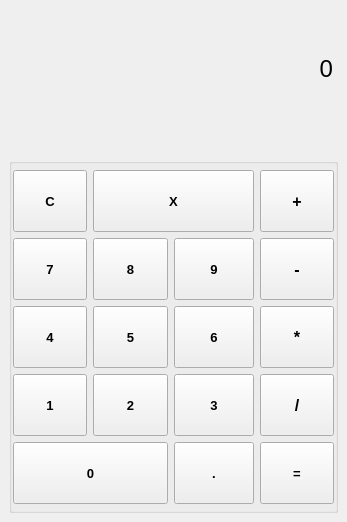
<?xml version="1.0" encoding="UTF-8"?>
<ui version="4.0">
 <class>MainWindow</class>
 <widget class="QMainWindow" name="MainWindow">
  <property name="geometry">
   <rect>
    <x>0</x>
    <y>0</y>
    <width>347</width>
    <height>522</height>
   </rect>
  </property>
  <property name="minimumSize">
   <size>
    <width>0</width>
    <height>0</height>
   </size>
  </property>
  <property name="windowTitle">
   <string>MainWindow</string>
  </property>
  <property name="animated">
   <bool>true</bool>
  </property>
  <widget class="QWidget" name="centralwidget">
   <layout class="QVBoxLayout" name="verticalLayout">
    <item>
     <widget class="QLabel" name="label">
      <property name="sizePolicy">
       <sizepolicy hsizetype="Ignored" vsizetype="MinimumExpanding">
        <horstretch>0</horstretch>
        <verstretch>1</verstretch>
       </sizepolicy>
      </property>
      <property name="minimumSize">
       <size>
        <width>0</width>
        <height>100</height>
       </size>
      </property>
      <property name="maximumSize">
       <size>
        <width>16777215</width>
        <height>280</height>
       </size>
      </property>
      <property name="sizeIncrement">
       <size>
        <width>241</width>
        <height>61</height>
       </size>
      </property>
      <property name="font">
       <font>
        <pointsize>18</pointsize>
        <kerning>true</kerning>
       </font>
      </property>
      <property name="autoFillBackground">
       <bool>false</bool>
      </property>
      <property name="text">
       <string>0</string>
      </property>
      <property name="alignment">
       <set>Qt::AlignRight|Qt::AlignTrailing|Qt::AlignVCenter</set>
      </property>
      <property name="margin">
       <number>0</number>
      </property>
      <property name="indent">
       <number>5</number>
      </property>
     </widget>
    </item>
    <item>
     <widget class="QLabel" name="resultLabel">
      <property name="font">
       <font>
        <pointsize>12</pointsize>
        <weight>75</weight>
        <bold>true</bold>
       </font>
      </property>
      <property name="layoutDirection">
       <enum>Qt::RightToLeft</enum>
      </property>
      <property name="text">
       <string/>
      </property>
      <property name="alignment">
       <set>Qt::AlignRight|Qt::AlignTrailing|Qt::AlignVCenter</set>
      </property>
     </widget>
    </item>
    <item>
     <widget class="QGroupBox" name="groupBox">
      <property name="sizePolicy">
       <sizepolicy hsizetype="Preferred" vsizetype="Preferred">
        <horstretch>0</horstretch>
        <verstretch>3</verstretch>
       </sizepolicy>
      </property>
      <layout class="QGridLayout" name="gridLayout">
       <property name="leftMargin">
        <number>1</number>
       </property>
       <property name="topMargin">
        <number>6</number>
       </property>
       <property name="rightMargin">
        <number>1</number>
       </property>
       <property name="bottomMargin">
        <number>6</number>
       </property>
       <property name="spacing">
        <number>6</number>
       </property>
       <item row="1" column="2">
        <widget class="QPushButton" name="nineButton">
         <property name="sizePolicy">
          <sizepolicy hsizetype="Expanding" vsizetype="Expanding">
           <horstretch>0</horstretch>
           <verstretch>3</verstretch>
          </sizepolicy>
         </property>
         <property name="minimumSize">
          <size>
           <width>60</width>
           <height>60</height>
          </size>
         </property>
         <property name="font">
          <font>
           <pointsize>10</pointsize>
           <weight>75</weight>
           <bold>true</bold>
          </font>
         </property>
         <property name="text">
          <string>9</string>
         </property>
        </widget>
       </item>
       <item row="3" column="0">
        <widget class="QPushButton" name="oneButton">
         <property name="sizePolicy">
          <sizepolicy hsizetype="Expanding" vsizetype="Expanding">
           <horstretch>0</horstretch>
           <verstretch>3</verstretch>
          </sizepolicy>
         </property>
         <property name="minimumSize">
          <size>
           <width>60</width>
           <height>60</height>
          </size>
         </property>
         <property name="font">
          <font>
           <pointsize>10</pointsize>
           <weight>75</weight>
           <bold>true</bold>
          </font>
         </property>
         <property name="text">
          <string>1</string>
         </property>
        </widget>
       </item>
       <item row="0" column="0">
        <widget class="QPushButton" name="clearButton">
         <property name="sizePolicy">
          <sizepolicy hsizetype="Expanding" vsizetype="Expanding">
           <horstretch>0</horstretch>
           <verstretch>3</verstretch>
          </sizepolicy>
         </property>
         <property name="minimumSize">
          <size>
           <width>60</width>
           <height>60</height>
          </size>
         </property>
         <property name="font">
          <font>
           <pointsize>10</pointsize>
           <weight>75</weight>
           <bold>true</bold>
          </font>
         </property>
         <property name="text">
          <string>C</string>
         </property>
        </widget>
       </item>
       <item row="0" column="3">
        <widget class="QPushButton" name="sumButton">
         <property name="sizePolicy">
          <sizepolicy hsizetype="Expanding" vsizetype="Expanding">
           <horstretch>0</horstretch>
           <verstretch>3</verstretch>
          </sizepolicy>
         </property>
         <property name="minimumSize">
          <size>
           <width>60</width>
           <height>60</height>
          </size>
         </property>
         <property name="font">
          <font>
           <pointsize>12</pointsize>
           <weight>75</weight>
           <bold>true</bold>
          </font>
         </property>
         <property name="text">
          <string>+</string>
         </property>
        </widget>
       </item>
       <item row="3" column="1">
        <widget class="QPushButton" name="twoButton">
         <property name="sizePolicy">
          <sizepolicy hsizetype="Expanding" vsizetype="Expanding">
           <horstretch>0</horstretch>
           <verstretch>3</verstretch>
          </sizepolicy>
         </property>
         <property name="minimumSize">
          <size>
           <width>60</width>
           <height>60</height>
          </size>
         </property>
         <property name="font">
          <font>
           <pointsize>10</pointsize>
           <weight>75</weight>
           <bold>true</bold>
          </font>
         </property>
         <property name="text">
          <string>2</string>
         </property>
        </widget>
       </item>
       <item row="2" column="1">
        <widget class="QPushButton" name="fiveButton">
         <property name="sizePolicy">
          <sizepolicy hsizetype="Expanding" vsizetype="Expanding">
           <horstretch>0</horstretch>
           <verstretch>3</verstretch>
          </sizepolicy>
         </property>
         <property name="minimumSize">
          <size>
           <width>60</width>
           <height>60</height>
          </size>
         </property>
         <property name="font">
          <font>
           <pointsize>10</pointsize>
           <weight>75</weight>
           <bold>true</bold>
          </font>
         </property>
         <property name="text">
          <string>5</string>
         </property>
        </widget>
       </item>
       <item row="3" column="3">
        <widget class="QPushButton" name="divButton">
         <property name="sizePolicy">
          <sizepolicy hsizetype="Expanding" vsizetype="Expanding">
           <horstretch>0</horstretch>
           <verstretch>3</verstretch>
          </sizepolicy>
         </property>
         <property name="minimumSize">
          <size>
           <width>60</width>
           <height>60</height>
          </size>
         </property>
         <property name="font">
          <font>
           <pointsize>12</pointsize>
           <weight>75</weight>
           <bold>true</bold>
          </font>
         </property>
         <property name="text">
          <string>/</string>
         </property>
        </widget>
       </item>
       <item row="1" column="3">
        <widget class="QPushButton" name="subButton">
         <property name="sizePolicy">
          <sizepolicy hsizetype="Expanding" vsizetype="Expanding">
           <horstretch>0</horstretch>
           <verstretch>3</verstretch>
          </sizepolicy>
         </property>
         <property name="minimumSize">
          <size>
           <width>60</width>
           <height>60</height>
          </size>
         </property>
         <property name="font">
          <font>
           <pointsize>12</pointsize>
           <weight>75</weight>
           <bold>true</bold>
          </font>
         </property>
         <property name="text">
          <string>-</string>
         </property>
        </widget>
       </item>
       <item row="4" column="3">
        <widget class="QPushButton" name="computeButton">
         <property name="sizePolicy">
          <sizepolicy hsizetype="Expanding" vsizetype="Expanding">
           <horstretch>0</horstretch>
           <verstretch>3</verstretch>
          </sizepolicy>
         </property>
         <property name="minimumSize">
          <size>
           <width>60</width>
           <height>60</height>
          </size>
         </property>
         <property name="font">
          <font>
           <pointsize>10</pointsize>
           <weight>75</weight>
           <bold>true</bold>
          </font>
         </property>
         <property name="text">
          <string>=</string>
         </property>
        </widget>
       </item>
       <item row="3" column="2">
        <widget class="QPushButton" name="threeButton">
         <property name="sizePolicy">
          <sizepolicy hsizetype="Expanding" vsizetype="Expanding">
           <horstretch>0</horstretch>
           <verstretch>3</verstretch>
          </sizepolicy>
         </property>
         <property name="minimumSize">
          <size>
           <width>60</width>
           <height>60</height>
          </size>
         </property>
         <property name="font">
          <font>
           <pointsize>10</pointsize>
           <weight>75</weight>
           <bold>true</bold>
          </font>
         </property>
         <property name="text">
          <string>3</string>
         </property>
        </widget>
       </item>
       <item row="1" column="1">
        <widget class="QPushButton" name="eightButton">
         <property name="sizePolicy">
          <sizepolicy hsizetype="Expanding" vsizetype="Expanding">
           <horstretch>0</horstretch>
           <verstretch>3</verstretch>
          </sizepolicy>
         </property>
         <property name="minimumSize">
          <size>
           <width>60</width>
           <height>60</height>
          </size>
         </property>
         <property name="font">
          <font>
           <pointsize>10</pointsize>
           <weight>75</weight>
           <bold>true</bold>
          </font>
         </property>
         <property name="text">
          <string>8</string>
         </property>
        </widget>
       </item>
       <item row="2" column="3">
        <widget class="QPushButton" name="mulButton">
         <property name="sizePolicy">
          <sizepolicy hsizetype="Expanding" vsizetype="Expanding">
           <horstretch>0</horstretch>
           <verstretch>3</verstretch>
          </sizepolicy>
         </property>
         <property name="minimumSize">
          <size>
           <width>60</width>
           <height>60</height>
          </size>
         </property>
         <property name="font">
          <font>
           <pointsize>12</pointsize>
           <weight>75</weight>
           <bold>true</bold>
          </font>
         </property>
         <property name="text">
          <string>*</string>
         </property>
        </widget>
       </item>
       <item row="2" column="0">
        <widget class="QPushButton" name="fourButton">
         <property name="sizePolicy">
          <sizepolicy hsizetype="Expanding" vsizetype="Expanding">
           <horstretch>0</horstretch>
           <verstretch>3</verstretch>
          </sizepolicy>
         </property>
         <property name="minimumSize">
          <size>
           <width>60</width>
           <height>60</height>
          </size>
         </property>
         <property name="font">
          <font>
           <pointsize>10</pointsize>
           <weight>75</weight>
           <bold>true</bold>
          </font>
         </property>
         <property name="text">
          <string>4</string>
         </property>
        </widget>
       </item>
       <item row="1" column="0">
        <widget class="QPushButton" name="sevenButton">
         <property name="sizePolicy">
          <sizepolicy hsizetype="Expanding" vsizetype="Expanding">
           <horstretch>0</horstretch>
           <verstretch>3</verstretch>
          </sizepolicy>
         </property>
         <property name="minimumSize">
          <size>
           <width>60</width>
           <height>60</height>
          </size>
         </property>
         <property name="font">
          <font>
           <pointsize>10</pointsize>
           <weight>75</weight>
           <bold>true</bold>
          </font>
         </property>
         <property name="text">
          <string>7</string>
         </property>
        </widget>
       </item>
       <item row="2" column="2">
        <widget class="QPushButton" name="sixButton">
         <property name="sizePolicy">
          <sizepolicy hsizetype="Expanding" vsizetype="Expanding">
           <horstretch>0</horstretch>
           <verstretch>3</verstretch>
          </sizepolicy>
         </property>
         <property name="minimumSize">
          <size>
           <width>60</width>
           <height>60</height>
          </size>
         </property>
         <property name="font">
          <font>
           <pointsize>10</pointsize>
           <weight>75</weight>
           <bold>true</bold>
          </font>
         </property>
         <property name="text">
          <string>6</string>
         </property>
        </widget>
       </item>
       <item row="0" column="1" colspan="2">
        <widget class="QPushButton" name="backspaceButton">
         <property name="sizePolicy">
          <sizepolicy hsizetype="Expanding" vsizetype="Expanding">
           <horstretch>0</horstretch>
           <verstretch>3</verstretch>
          </sizepolicy>
         </property>
         <property name="minimumSize">
          <size>
           <width>60</width>
           <height>60</height>
          </size>
         </property>
         <property name="font">
          <font>
           <pointsize>10</pointsize>
           <weight>75</weight>
           <bold>true</bold>
          </font>
         </property>
         <property name="text">
          <string>X</string>
         </property>
        </widget>
       </item>
       <item row="4" column="0" colspan="2">
        <widget class="QPushButton" name="zeroButton">
         <property name="sizePolicy">
          <sizepolicy hsizetype="Expanding" vsizetype="Expanding">
           <horstretch>0</horstretch>
           <verstretch>3</verstretch>
          </sizepolicy>
         </property>
         <property name="minimumSize">
          <size>
           <width>60</width>
           <height>60</height>
          </size>
         </property>
         <property name="font">
          <font>
           <pointsize>10</pointsize>
           <weight>75</weight>
           <bold>true</bold>
          </font>
         </property>
         <property name="text">
          <string>0</string>
         </property>
        </widget>
       </item>
       <item row="4" column="2">
        <widget class="QPushButton" name="dotButton">
         <property name="sizePolicy">
          <sizepolicy hsizetype="Expanding" vsizetype="Expanding">
           <horstretch>0</horstretch>
           <verstretch>0</verstretch>
          </sizepolicy>
         </property>
         <property name="font">
          <font>
           <pointsize>10</pointsize>
           <weight>75</weight>
           <bold>true</bold>
          </font>
         </property>
         <property name="text">
          <string>.</string>
         </property>
        </widget>
       </item>
      </layout>
     </widget>
    </item>
   </layout>
  </widget>
 </widget>
 <resources/>
 <connections/>
</ui>
